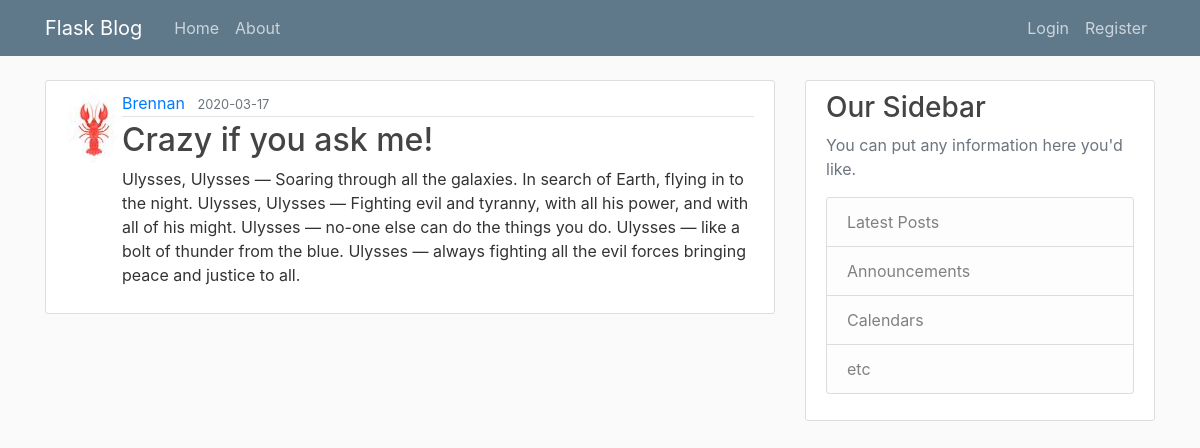
The page /post/25 on the database its author committed.
### flaskblog/models.py (models this page shows, shortened)
class User(db.Model, UserMixin):
    id = db.Column(db.Integer, primary_key=True)
    username = db.Column(db.String(20), unique=True, nullable=False)
    email = db.Column(db.String(120), unique=True, nullable=False)
    image_file = db.Column(db.String(20), nullable=False, default="default.jpg")
    password = db.Column(db.String(60), nullable=False)
    posts = db.relationship("Post", backref="author", lazy=True)

class Post(db.Model):
    id = db.Column(db.Integer, primary_key=True)
    title = db.Column(db.String(100), nullable=False)
    date_posted = db.Column(db.DateTime, nullable=False, default=datetime.utcnow)
    content = db.Column(db.Text, nullable=False)
    user_id = db.Column(db.Integer, db.ForeignKey("user.id"), nullable=False)

### flaskblog/routes.py (the view)
@app.route("/post/<int:post_id>")
def post(post_id):
    post = Post.query.get_or_404(post_id)
    return render_template("post.html", title=post.title, post=post)

### flaskblog/templates/post.html (shortened to what this page needs)
{% extends "layout.html" %}
{% block content %}
<article class="media content-section">
    <img class="rounded-circle article-image"
        src="{{ url_for('static', filename='profile_pics/' + post.author.image_file) }}">
    <div class="media-body">
        <div class="article-metadata">
            <a class="mr-2" href="{{ url_for('user_posts', username=post.author.username) }}">{{ post.author.username }}</a>
            <small class="text-muted">{{ post.date_posted.strftime('%Y-%m-%d') }}</small>
        </div>
        <h2 class="article-title">{{ post.title }}</h2>
        <p class="article-content">{{ post.content }}</p>
    </div>
</article>
{% endblock content %}

### flaskblog/static/main.css (style rules this page uses)
body { background: #fafafa; color: #333333; margin-top: 5rem; }
h1, h2, h3, h4, h5, h6 { color: #444444; }
.content-section { background: #ffffff; padding: 10px 20px; border: 1px solid #dddddd; border-radius: 3px; margin-bottom: 20px; }
.article-title { color: #444444; }
.article-content { white-space: pre-line; }
.article-metadata { padding-bottom: 1px; margin-bottom: 4px; border-bottom: 1px solid #e3e3e3 }

### rows shown on the page
User: image_file (picture), author.username "Brennan"
Post: date_posted "2020-03-17", title "Crazy if you ask me!", content "Ulysses, Ulysses — Soaring through all the galaxies. In search of Earth, flying in to the night. Ulysses, Ulysses — Fighting evil and tyranny, with all his power, and with all of his might. Ulysses — no-one else can do the things you do. Ulysses — like a bolt of thunder from the blue. Ulysses — always fighting all the evil forces bringing peace and justice to all."
